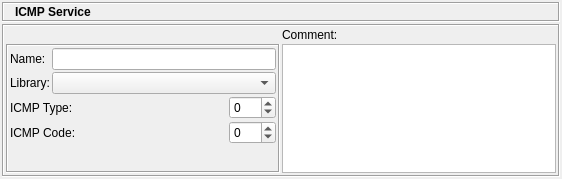
<ui version="4.0" >
 <class>ICMPServiceDialog_q</class>
 <widget class="QWidget" name="ICMPServiceDialog_q" >
  <property name="enabled" >
   <bool>true</bool>
  </property>
  <property name="geometry" >
   <rect>
    <x>0</x>
    <y>0</y>
    <width>562</width>
    <height>179</height>
   </rect>
  </property>
  <property name="sizePolicy" >
   <sizepolicy vsizetype="Preferred" hsizetype="Minimum" >
    <horstretch>0</horstretch>
    <verstretch>0</verstretch>
   </sizepolicy>
  </property>
  <property name="windowTitle" >
   <string>ICMP</string>
  </property>
  <layout class="QGridLayout" >
   <property name="leftMargin" >
    <number>2</number>
   </property>
   <property name="topMargin" >
    <number>2</number>
   </property>
   <property name="rightMargin" >
    <number>2</number>
   </property>
   <property name="bottomMargin" >
    <number>2</number>
   </property>
   <property name="horizontalSpacing" >
    <number>2</number>
   </property>
   <property name="verticalSpacing" >
    <number>2</number>
   </property>
   <item row="0" column="0" >
    <layout class="QVBoxLayout" >
     <property name="spacing" >
      <number>2</number>
     </property>
     <property name="leftMargin" >
      <number>0</number>
     </property>
     <property name="topMargin" >
      <number>0</number>
     </property>
     <property name="rightMargin" >
      <number>0</number>
     </property>
     <property name="bottomMargin" >
      <number>0</number>
     </property>
     <item>
      <widget class="QFrame" name="frame3" >
       <property name="sizePolicy" >
        <sizepolicy vsizetype="Fixed" hsizetype="Preferred" >
         <horstretch>0</horstretch>
         <verstretch>0</verstretch>
        </sizepolicy>
       </property>
       <property name="minimumSize" >
        <size>
         <width>16</width>
         <height>20</height>
        </size>
       </property>
       <property name="frameShape" >
        <enum>QFrame::Box</enum>
       </property>
       <property name="frameShadow" >
        <enum>QFrame::Sunken</enum>
       </property>
       <layout class="QGridLayout" >
        <property name="leftMargin" >
         <number>2</number>
        </property>
        <property name="topMargin" >
         <number>2</number>
        </property>
        <property name="rightMargin" >
         <number>2</number>
        </property>
        <property name="bottomMargin" >
         <number>2</number>
        </property>
        <property name="horizontalSpacing" >
         <number>2</number>
        </property>
        <property name="verticalSpacing" >
         <number>2</number>
        </property>
        <item row="0" column="1" >
         <widget class="QLabel" name="editorTitle" >
          <property name="font" >
           <font>
            <weight>75</weight>
            <bold>true</bold>
           </font>
          </property>
          <property name="text" >
           <string>ICMP Service</string>
          </property>
          <property name="wordWrap" >
           <bool>false</bool>
          </property>
         </widget>
        </item>
        <item row="0" column="0" >
         <widget class="QLabel" name="pixmapLabel1" >
          <property name="sizePolicy" >
           <sizepolicy vsizetype="Fixed" hsizetype="Fixed" >
            <horstretch>0</horstretch>
            <verstretch>0</verstretch>
           </sizepolicy>
          </property>
          <property name="pixmap" >
           <pixmap/>
          </property>
          <property name="scaledContents" >
           <bool>true</bool>
          </property>
          <property name="wordWrap" >
           <bool>false</bool>
          </property>
         </widget>
        </item>
       </layout>
      </widget>
     </item>
     <item>
      <widget class="QFrame" name="frame7" >
       <property name="frameShape" >
        <enum>QFrame::Box</enum>
       </property>
       <property name="frameShadow" >
        <enum>QFrame::Sunken</enum>
       </property>
       <layout class="QGridLayout" >
        <property name="leftMargin" >
         <number>2</number>
        </property>
        <property name="topMargin" >
         <number>2</number>
        </property>
        <property name="rightMargin" >
         <number>2</number>
        </property>
        <property name="bottomMargin" >
         <number>2</number>
        </property>
        <property name="horizontalSpacing" >
         <number>2</number>
        </property>
        <property name="verticalSpacing" >
         <number>2</number>
        </property>
        <item row="1" column="1" >
         <widget class="QTextEdit" name="comment" >
          <property name="sizePolicy" >
           <sizepolicy vsizetype="Expanding" hsizetype="Expanding" >
            <horstretch>0</horstretch>
            <verstretch>0</verstretch>
           </sizepolicy>
          </property>
          <property name="minimumSize" >
           <size>
            <width>200</width>
            <height>0</height>
           </size>
          </property>
          <property name="tabChangesFocus" >
           <bool>true</bool>
          </property>
         </widget>
        </item>
        <item row="0" column="1" >
         <widget class="QLabel" name="textLabel2" >
          <property name="text" >
           <string>Comment:</string>
          </property>
          <property name="wordWrap" >
           <bool>false</bool>
          </property>
         </widget>
        </item>
        <item row="1" column="0" >
         <widget class="QFrame" name="frame30" >
          <property name="frameShape" >
           <enum>QFrame::Box</enum>
          </property>
          <property name="frameShadow" >
           <enum>QFrame::Sunken</enum>
          </property>
          <layout class="QGridLayout" >
           <property name="leftMargin" >
            <number>2</number>
           </property>
           <property name="topMargin" >
            <number>2</number>
           </property>
           <property name="rightMargin" >
            <number>2</number>
           </property>
           <property name="bottomMargin" >
            <number>2</number>
           </property>
           <property name="horizontalSpacing" >
            <number>2</number>
           </property>
           <property name="verticalSpacing" >
            <number>2</number>
           </property>
           <item row="4" column="2" >
            <spacer>
             <property name="orientation" >
              <enum>Qt::Vertical</enum>
             </property>
             <property name="sizeType" >
              <enum>QSizePolicy::MinimumExpanding</enum>
             </property>
             <property name="sizeHint" >
              <size>
               <width>20</width>
               <height>5</height>
              </size>
             </property>
            </spacer>
           </item>
           <item row="0" column="0" >
            <widget class="QLabel" name="textLabel1" >
             <property name="sizePolicy" >
              <sizepolicy vsizetype="Preferred" hsizetype="Preferred" >
               <horstretch>0</horstretch>
               <verstretch>0</verstretch>
              </sizepolicy>
             </property>
             <property name="text" >
              <string>Name:</string>
             </property>
             <property name="wordWrap" >
              <bool>false</bool>
             </property>
            </widget>
           </item>
           <item row="1" column="1" colspan="3" >
            <widget class="QComboBox" name="libs" >
             <property name="sizePolicy" >
              <sizepolicy vsizetype="Fixed" hsizetype="Expanding" >
               <horstretch>0</horstretch>
               <verstretch>0</verstretch>
              </sizepolicy>
             </property>
            </widget>
           </item>
           <item row="1" column="0" >
            <widget class="QLabel" name="textLabel1_2" >
             <property name="text" >
              <string>Library:</string>
             </property>
             <property name="wordWrap" >
              <bool>false</bool>
             </property>
            </widget>
           </item>
           <item row="0" column="1" colspan="3" >
            <widget class="QLineEdit" name="obj_name" />
           </item>
           <item row="2" column="0" colspan="2" >
            <widget class="QLabel" name="textLabel3" >
             <property name="text" >
              <string>ICMP Type:</string>
             </property>
             <property name="wordWrap" >
              <bool>false</bool>
             </property>
            </widget>
           </item>
           <item row="2" column="2" >
            <spacer>
             <property name="orientation" >
              <enum>Qt::Horizontal</enum>
             </property>
             <property name="sizeType" >
              <enum>QSizePolicy::Expanding</enum>
             </property>
             <property name="sizeHint" >
              <size>
               <width>55</width>
               <height>20</height>
              </size>
             </property>
            </spacer>
           </item>
           <item row="2" column="3" >
            <widget class="QSpinBox" name="icmpType" >
             <property name="specialValueText" >
              <string>any</string>
             </property>
             <property name="minimum" >
              <number>-1</number>
             </property>
             <property name="maximum" >
              <number>255</number>
             </property>
            </widget>
           </item>
           <item row="3" column="0" colspan="2" >
            <widget class="QLabel" name="textLabel4" >
             <property name="text" >
              <string>ICMP Code:</string>
             </property>
             <property name="wordWrap" >
              <bool>false</bool>
             </property>
            </widget>
           </item>
           <item row="3" column="2" >
            <spacer>
             <property name="orientation" >
              <enum>Qt::Horizontal</enum>
             </property>
             <property name="sizeType" >
              <enum>QSizePolicy::Expanding</enum>
             </property>
             <property name="sizeHint" >
              <size>
               <width>53</width>
               <height>20</height>
              </size>
             </property>
            </spacer>
           </item>
           <item row="3" column="3" >
            <widget class="QSpinBox" name="icmpCode" >
             <property name="specialValueText" >
              <string>any</string>
             </property>
             <property name="minimum" >
              <number>-1</number>
             </property>
             <property name="maximum" >
              <number>255</number>
             </property>
            </widget>
           </item>
          </layout>
         </widget>
        </item>
       </layout>
      </widget>
     </item>
    </layout>
   </item>
  </layout>
 </widget>
 <layoutdefault spacing="2" margin="2" />
 <tabstops>
  <tabstop>obj_name</tabstop>
  <tabstop>libs</tabstop>
  <tabstop>icmpType</tabstop>
  <tabstop>icmpCode</tabstop>
  <tabstop>comment</tabstop>
 </tabstops>
 <resources/>
 <connections>
  <connection>
   <sender>obj_name</sender>
   <signal>textChanged(QString)</signal>
   <receiver>ICMPServiceDialog_q</receiver>
   <slot>changed()</slot>
   <hints>
    <hint type="sourcelabel" >
     <x>20</x>
     <y>20</y>
    </hint>
    <hint type="destinationlabel" >
     <x>20</x>
     <y>20</y>
    </hint>
   </hints>
  </connection>
  <connection>
   <sender>icmpType</sender>
   <signal>valueChanged(int)</signal>
   <receiver>ICMPServiceDialog_q</receiver>
   <slot>changed()</slot>
   <hints>
    <hint type="sourcelabel" >
     <x>20</x>
     <y>20</y>
    </hint>
    <hint type="destinationlabel" >
     <x>20</x>
     <y>20</y>
    </hint>
   </hints>
  </connection>
  <connection>
   <sender>icmpCode</sender>
   <signal>valueChanged(int)</signal>
   <receiver>ICMPServiceDialog_q</receiver>
   <slot>changed()</slot>
   <hints>
    <hint type="sourcelabel" >
     <x>20</x>
     <y>20</y>
    </hint>
    <hint type="destinationlabel" >
     <x>20</x>
     <y>20</y>
    </hint>
   </hints>
  </connection>
  <connection>
   <sender>comment</sender>
   <signal>textChanged()</signal>
   <receiver>ICMPServiceDialog_q</receiver>
   <slot>changed()</slot>
   <hints>
    <hint type="sourcelabel" >
     <x>20</x>
     <y>20</y>
    </hint>
    <hint type="destinationlabel" >
     <x>20</x>
     <y>20</y>
    </hint>
   </hints>
  </connection>
  <connection>
   <sender>libs</sender>
   <signal>activated(int)</signal>
   <receiver>ICMPServiceDialog_q</receiver>
   <slot>libChanged()</slot>
   <hints>
    <hint type="sourcelabel" >
     <x>20</x>
     <y>20</y>
    </hint>
    <hint type="destinationlabel" >
     <x>20</x>
     <y>20</y>
    </hint>
   </hints>
  </connection>
 </connections>
</ui>
